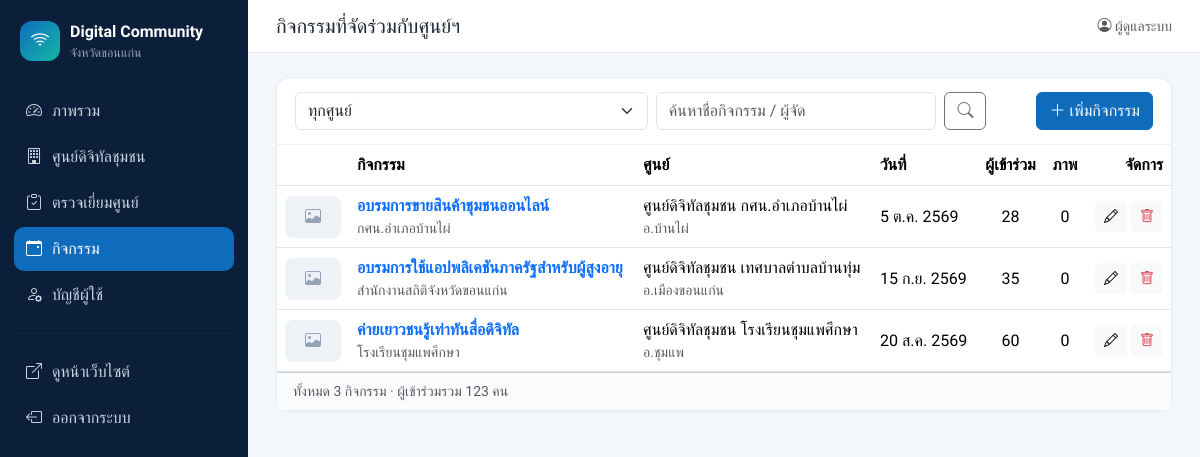
Page /admin/activities.php (signed in) on the committed database.
### tables this page shows
CREATE TABLE IF NOT EXISTS activities (
  id            INT UNSIGNED AUTO_INCREMENT PRIMARY KEY,
  center_id     INT UNSIGNED NOT NULL,
  title         VARCHAR(255) NOT NULL,
  activity_date DATE NULL,
  organizer     VARCHAR(255) NOT NULL DEFAULT '',
  participants  INT UNSIGNED NOT NULL DEFAULT 0,
  description   TEXT NULL,
  cover_image   VARCHAR(255) NOT NULL DEFAULT '',
  created_at    DATETIME NOT NULL DEFAULT CURRENT_TIMESTAMP,
  updated_at    DATETIME NOT NULL DEFAULT CURRENT_TIMESTAMP ON UPDATE CURRENT_TIMESTAMP,
  KEY idx_center_date (center_id, activity_date),
  CONSTRAINT fk_act_center FOREIGN KEY (center_id) REFERENCES centers(id) ON DELETE CASCADE
);

CREATE TABLE IF NOT EXISTS centers (
  id            INT UNSIGNED AUTO_INCREMENT PRIMARY KEY,
  code          VARCHAR(30)  NULL,                   
  name          VARCHAR(255) NOT NULL,
  center_type   VARCHAR(100) NOT NULL DEFAULT '',    
  house_no      VARCHAR(30)  NOT NULL DEFAULT '',    
  moo           VARCHAR(10)  NOT NULL DEFAULT '',    
  address       VARCHAR(255) NOT NULL DEFAULT '',    
  village       VARCHAR(100) NOT NULL DEFAULT '',
  subdistrict   VARCHAR(100) NOT NULL DEFAULT '',
  district      VARCHAR(100) NOT NULL DEFAULT '',
  province      VARCHAR(100) NOT NULL DEFAULT 'ขอนแก่น',
  postcode      VARCHAR(10)  NOT NULL DEFAULT '',
  lat           DECIMAL(10,7) NULL,
  lng           DECIMAL(10,7) NULL,
  phone         VARCHAR(50)  NOT NULL DEFAULT '',
  email         VARCHAR(150) NOT NULL DEFAULT '',
  facebook      VARCHAR(255) NOT NULL DEFAULT '',
  open_hours    VARCHAR(150) NOT NULL DEFAULT '',
  services      TEXT NULL,                           
  description   TEXT NULL,
  cover_image   VARCHAR(255) NOT NULL DEFAULT '',
  is_active     TINYINT(1)   NOT NULL DEFAULT 1,
  created_at    DATETIME     NOT NULL DEFAULT CURRENT_TIMESTAMP,
  updated_at    DATETIME     NOT NULL DEFAULT CURRENT_TIMESTAMP ON UPDATE CURRENT_TIMESTAMP,
  UNIQUE KEY uq_code (code),
  KEY idx_district (district)
);

### includes/functions.php (called while the page is built, shortened)
<?php
function h($s): string
{
    return htmlspecialchars((string)$s, ENT_QUOTES, 'UTF-8');
}
function int_param(string $key, int $default = 0): int
{
    $v = $_GET[$key] ?? $_POST[$key] ?? $default;
    return is_numeric($v) ? (int)$v : $default;
}
function thai_date(?string $date): string
{
    $ts = strtotime($date);
    $months = ['', 'ม.ค.', 'ก.พ.', 'มี.ค.', 'เม.ย.', 'พ.ค.', 'มิ.ย.', 'ก.ค.', 'ส.ค.', 'ก.ย.', 'ต.ค.', 'พ.ย.', 'ธ.ค.'];
    return (int)date('j', $ts) . ' ' . $months[(int)date('n', $ts)] . ' ' . ((int)date('Y', $ts) + 543);
}

### admin/activities.php (the view, shortened to what this page needs)
<?php
require_once __DIR__ . '/../includes/functions.php';
$pdo = db();
$centerId = int_param('center_id');
$q = trim($_GET['q'] ?? '');
$where = [];
$params = [];
$st = $pdo->prepare(
    "SELECT a.*, c.name AS center_name, c.district,
            (SELECT v.id FROM visits v WHERE v.activity_id = a.id LIMIT 1) AS visit_id,
            (SELECT COUNT(*) FROM activity_images i WHERE i.activity_id = a.id) AS image_count,
            (SELECT file FROM activity_images i WHERE i.activity_id = a.id ORDER BY i.id LIMIT 1) AS first_image
     FROM activities a JOIN centers c ON c.id = a.center_id" .
    ($where ? ' WHERE ' . implode(' AND ', $where) : '') .
    ' ORDER BY a.activity_date IS NULL, a.activity_date DESC, a.id DESC'
);
$st->execute($params);
$rows = $st->fetchAll();
require __DIR__ . '/partials/header.php';
?>
<div class="card">
  <div class="card-header">
    <form class="row g-2 align-items-center">
      <div class="col-md-5">
        <select name="center_id" class="form-select" onchange="this.form.submit()">
          <option value="0">ทุกศูนย์</option>
        </select>
      </div>
      <div class="col-md-4"><input name="q" class="form-control" placeholder="ค้นหาชื่อกิจกรรม / ผู้จัด" value="<?= h($q) ?>"></div>
      <div class="col-auto"><button class="btn btn-outline-secondary"><i class="bi bi-search"></i></button></div>
      <div class="col-auto ms-auto"><a href="activity_form.php<?= $centerId ? '?center_id=' . $centerId : '' ?>" class="btn btn-primary"><i class="bi bi-plus-lg"></i> เพิ่มกิจกรรม</a></div>
    </form>
  </div>
  <div class="table-responsive">
    <table class="table table-hover align-middle mb-0">
      <thead><tr><th style="width:72px"></th><th>กิจกรรม</th><th>ศูนย์</th><th>วันที่</th><th class="text-center">ผู้เข้าร่วม</th><th class="text-center">ภาพ</th><th class="text-end">จัดการ</th></tr></thead>
      <tbody>
      <?php foreach ($rows as $r): $thumb = $r['cover_image'] ?: $r['first_image']; ?>
        <tr>
          <td><?php if ($thumb): ?><img src="../<?= h(upload_url($thumb)) ?>" class="thumb" alt=""><?php else: ?><span class="thumb thumb-empty"><i class="bi bi-image"></i></span><?php endif; ?></td>
          <td><a href="activity_form.php?id=<?= (int)$r['id'] ?>" class="fw-semibold text-decoration-none"><?= h($r['title']) ?></a>
            <div class="small text-muted"><?= h($r['organizer']) ?></div></td>
          <td><?= h($r['center_name']) ?><div class="small text-muted">อ.<?= h($r['district']) ?></div></td>
          <td class="text-nowrap"><?= thai_date($r['activity_date']) ?></td>
          <td class="text-center"><?= number_format((int)$r['participants']) ?></td>
          <td class="text-center"><?= (int)$r['image_count'] + ($r['cover_image'] ? 1 : 0) ?></td>
          <td class="text-end text-nowrap">
            <a href="activity_form.php?id=<?= (int)$r['id'] ?>" class="btn btn-sm btn-light"><i class="bi bi-pencil"></i></a>
            <form method="post" class="d-inline" data-confirm="ลบกิจกรรม &quot;<?= h($r['title']) ?>&quot; และภาพทั้งหมด?">
              <button class="btn btn-sm btn-light text-danger"><i class="bi bi-trash"></i></button>
            </form>
          </td>
        </tr>
      <?php endforeach; ?>
      </tbody>
    </table>
  </div>
  <div class="card-footer small text-muted">ทั้งหมด <?= count($rows) ?> กิจกรรม · ผู้เข้าร่วมรวม <?= number_format(array_sum(array_column($rows, 'participants'))) ?> คน</div>
</div>
<?php require __DIR__ . '/partials/footer.php'; ?>

### assets/css/admin.css (style rules this page uses)
:root { --brand:#0f6cbd;--brand-2:#14b8a6;--ink:#1f2937;--side:#0b1f3a }
body { font-family:'Sarabun',system-ui,sans-serif;background:#f3f6fa;color:var(--ink) }
h1,h2,h3,h4,h5,.brand,.stat-num,.btn,.card-header { font-family:'Prompt','Sarabun',sans-serif }
.card { border:1px solid #e5e9f0;border-radius:14px;box-shadow:0 1px 2px rgba(15,23,42,.04) }
.card-header { background:#fff;border-bottom:1px solid #eef1f5;padding:14px 18px;border-radius:14px 14px 0 0!important }
.card-footer { background:#fafbfd }
.btn-primary { background:var(--brand);border-color:var(--brand) }
.thumb { width:56px;height:42px;object-fit:cover;border-radius:8px;display:inline-grid;place-items:center }
.thumb-empty { background:#eef2f7;color:#94a3b8 }

### rows in the picture
activities: title "อบรมการขายสินค้าชุมชนออนไลน์", organizer "กศน.อำเภอบ้านไผ่", center.name "ศูนย์ดิจิทัลชุมชน กศน.อำเภอบ้านไผ่", center.district "บ้านไผ่", activity_date "5 ต.ค. 2569", participants "28", cover_image "0"
activities: title "อบรมการใช้แอปพลิเคชันภาครัฐสำหรับผู้สูงอายุ", organizer "สำนักงานสถิติจังหวัดขอนแก่น", center.name "ศูนย์ดิจิทัลชุมชน เทศบาลตำบลบ้านทุ่ม", center.district "เมืองขอนแก่น", activity_date "15 ก.ย. 2569", participants "35", cover_image "0"
activities: title "ค่ายเยาวชนรู้เท่าทันสื่อดิจิทัล", organizer "โรงเรียนชุมแพศึกษา", center.name "ศูนย์ดิจิทัลชุมชน โรงเรียนชุมแพศึกษา", center.district "ชุมแพ", activity_date "20 ส.ค. 2569", participants "60", cover_image "0"

### other values in the picture
PROVINCE "ขอนแก่น"
$label "ภาพรวม"
$label "ศูนย์ดิจิทัลชุมชน"
$label "ตรวจเยี่ยมศูนย์"
$label "กิจกรรม"
$label "บัญชีผู้ใช้"
$pageTitle "กิจกรรมที่จัดร่วมกับศูนย์ฯ"
$user['fullname'] ?: $user['username'] "ผู้ดูแลระบบ"
count($rows) "3"
array_sum(array_column($rows, 'participants')) "123"
